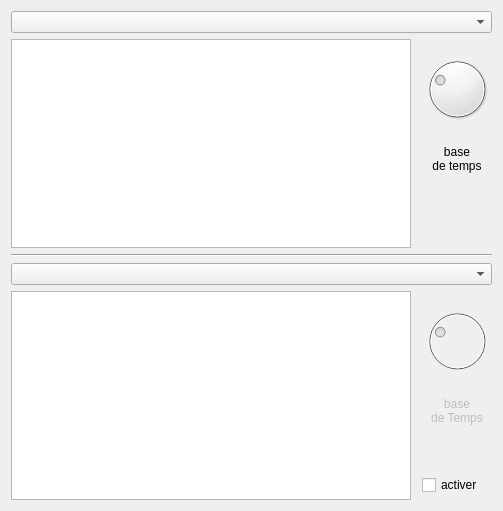
<?xml version="1.0" encoding="UTF-8"?>
<ui version="4.0">
 <class>FenetreOscillos</class>
 <widget class="QFrame" name="FenetreOscillos">
  <property name="geometry">
   <rect>
    <x>0</x>
    <y>0</y>
    <width>503</width>
    <height>511</height>
   </rect>
  </property>
  <property name="windowTitle">
   <string>Oscilloscopes</string>
  </property>
  <property name="windowIcon">
   <iconset resource="ressources.qrc">
    <normaloff>:/images/icone_oscillo.png</normaloff>:/images/icone_oscillo.png</iconset>
  </property>
  <property name="frameShape">
   <enum>QFrame::NoFrame</enum>
  </property>
  <property name="frameShadow">
   <enum>QFrame::Raised</enum>
  </property>
  <layout class="QVBoxLayout" name="verticalLayout">
   <item>
    <layout class="QHBoxLayout" name="horizontalLayout_2">
     <item>
      <widget class="QComboBox" name="comboBox_1"/>
     </item>
    </layout>
   </item>
   <item>
    <layout class="QHBoxLayout" name="horizontalLayout_7">
     <item>
      <widget class="QChartView" name="graphicsView1">
       <property name="minimumSize">
        <size>
         <width>400</width>
         <height>200</height>
        </size>
       </property>
      </widget>
     </item>
     <item>
      <spacer name="horizontalSpacer_4">
       <property name="orientation">
        <enum>Qt::Horizontal</enum>
       </property>
       <property name="sizeType">
        <enum>QSizePolicy::Fixed</enum>
       </property>
       <property name="sizeHint" stdset="0">
        <size>
         <width>5</width>
         <height>20</height>
        </size>
       </property>
      </spacer>
     </item>
     <item>
      <layout class="QVBoxLayout" name="verticalLayout_4">
       <item>
        <widget class="QDial" name="baseTpsOscillo1">
         <property name="minimum">
          <number>0</number>
         </property>
         <property name="maximum">
          <number>99</number>
         </property>
         <property name="value">
          <number>29</number>
         </property>
        </widget>
       </item>
       <item>
        <widget class="QLabel" name="labelBaseTps1">
         <property name="text">
          <string>base
de temps</string>
         </property>
         <property name="alignment">
          <set>Qt::AlignCenter</set>
         </property>
        </widget>
       </item>
       <item>
        <spacer name="verticalSpacer">
         <property name="orientation">
          <enum>Qt::Vertical</enum>
         </property>
         <property name="sizeType">
          <enum>QSizePolicy::MinimumExpanding</enum>
         </property>
         <property name="sizeHint" stdset="0">
          <size>
           <width>20</width>
           <height>40</height>
          </size>
         </property>
        </spacer>
       </item>
      </layout>
     </item>
    </layout>
   </item>
   <item>
    <widget class="Line" name="line">
     <property name="orientation">
      <enum>Qt::Horizontal</enum>
     </property>
    </widget>
   </item>
   <item>
    <layout class="QHBoxLayout" name="horizontalLayout_8">
     <item>
      <widget class="QComboBox" name="comboBox_2"/>
     </item>
    </layout>
   </item>
   <item>
    <layout class="QHBoxLayout" name="horizontalLayout_9">
     <item>
      <widget class="QChartView" name="graphicsView2">
       <property name="minimumSize">
        <size>
         <width>400</width>
         <height>200</height>
        </size>
       </property>
      </widget>
     </item>
     <item>
      <spacer name="horizontalSpacer_8">
       <property name="orientation">
        <enum>Qt::Horizontal</enum>
       </property>
       <property name="sizeType">
        <enum>QSizePolicy::Fixed</enum>
       </property>
       <property name="sizeHint" stdset="0">
        <size>
         <width>5</width>
         <height>20</height>
        </size>
       </property>
      </spacer>
     </item>
     <item>
      <layout class="QVBoxLayout" name="verticalLayout_5">
       <item>
        <widget class="QDial" name="baseTpsOscillo2">
         <property name="enabled">
          <bool>false</bool>
         </property>
         <property name="value">
          <number>29</number>
         </property>
        </widget>
       </item>
       <item>
        <widget class="QLabel" name="labelBaseTps2">
         <property name="enabled">
          <bool>false</bool>
         </property>
         <property name="text">
          <string>base
de Temps</string>
         </property>
         <property name="alignment">
          <set>Qt::AlignCenter</set>
         </property>
        </widget>
       </item>
       <item>
        <spacer name="verticalSpacer_2">
         <property name="orientation">
          <enum>Qt::Vertical</enum>
         </property>
         <property name="sizeType">
          <enum>QSizePolicy::MinimumExpanding</enum>
         </property>
         <property name="sizeHint" stdset="0">
          <size>
           <width>20</width>
           <height>10</height>
          </size>
         </property>
        </spacer>
       </item>
       <item>
        <widget class="QCheckBox" name="checkBoxBaseTps2">
         <property name="minimumSize">
          <size>
           <width>0</width>
           <height>30</height>
          </size>
         </property>
         <property name="maximumSize">
          <size>
           <width>16777215</width>
           <height>30</height>
          </size>
         </property>
         <property name="text">
          <string>activer</string>
         </property>
        </widget>
       </item>
      </layout>
     </item>
    </layout>
   </item>
  </layout>
 </widget>
 <customwidgets>
  <customwidget>
   <class>QChartView</class>
   <extends>QGraphicsView</extends>
   <header>qchartview.h</header>
  </customwidget>
 </customwidgets>
 <resources>
  <include location="ressources.qrc"/>
 </resources>
 <connections/>
</ui>
